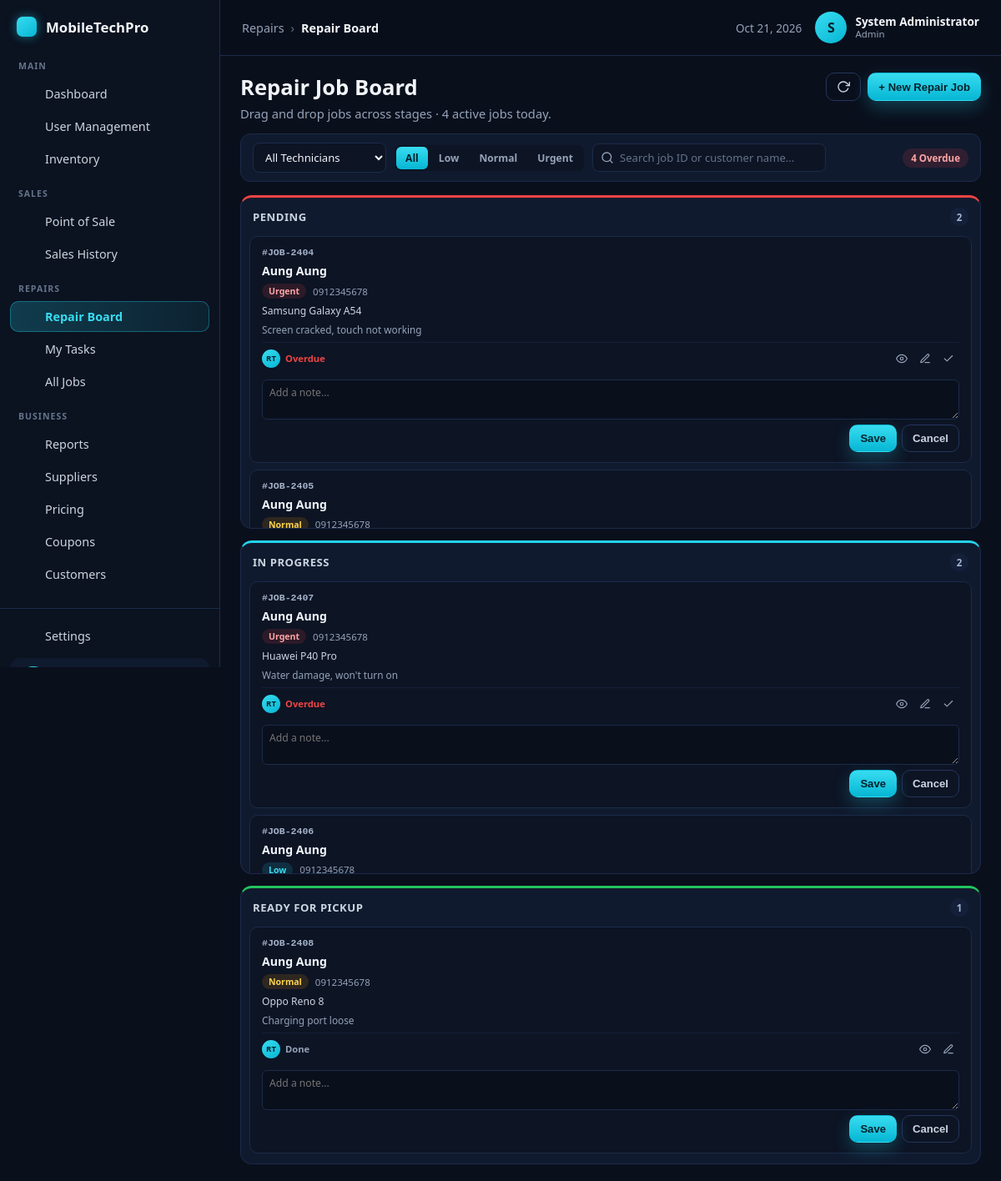
Screenshot of /technician/board (signed in) with the database file from the repository.
### tables this page shows
CREATE TABLE repair_jobs (
    repair_id      INT UNSIGNED NOT NULL AUTO_INCREMENT,
    ticket_no      VARCHAR(40)  NOT NULL,
    customer_id    INT UNSIGNED     NULL,
    technician_id  INT UNSIGNED     NULL,           
    device_brand   VARCHAR(80)      NULL,
    device_model   VARCHAR(120)     NULL,
    imei           VARCHAR(40)      NULL,
    urgency        ENUM('low','normal','urgent') NOT NULL DEFAULT 'normal',
    reported_issue TEXT             NULL,
    diagnosis      TEXT             NULL,
    status         ENUM('received','diagnosing','in_progress','completed','delivered','cancelled')
                        NOT NULL DEFAULT 'received',
    estimated_cost DECIMAL(10,2)    NULL,
    final_cost     DECIMAL(10,2)    NULL,
    due_date       DATETIME         NULL,
    received_at    TIMESTAMP    NOT NULL DEFAULT CURRENT_TIMESTAMP,
    completed_at   TIMESTAMP        NULL,
    created_at     TIMESTAMP    NOT NULL DEFAULT CURRENT_TIMESTAMP,
    updated_at     TIMESTAMP    NOT NULL DEFAULT CURRENT_TIMESTAMP ON UPDATE CURRENT_TIMESTAMP,
    PRIMARY KEY (repair_id),
    UNIQUE KEY uq_repair_ticket (ticket_no),
    KEY idx_repair_customer (customer_id),
    KEY idx_repair_technician (technician_id),
    KEY idx_repair_status (status),
    KEY idx_repair_urgency (urgency),
    CONSTRAINT fk_repair_customer FOREIGN KEY (customer_id)
        REFERENCES customers (customer_id) ON DELETE SET NULL ON UPDATE CASCADE,
    CONSTRAINT fk_repair_technician FOREIGN KEY (technician_id)
        REFERENCES users (user_id) ON DELETE SET NULL ON UPDATE CASCADE
);

CREATE TABLE customers (
    customer_id INT UNSIGNED NOT NULL AUTO_INCREMENT,
    full_name   VARCHAR(120) NOT NULL,
    email       VARCHAR(150)     NULL,
    phone       VARCHAR(30)      NULL,
    address     VARCHAR(255)     NULL,
    notes       TEXT             NULL,
    created_at  TIMESTAMP    NOT NULL DEFAULT CURRENT_TIMESTAMP,
    updated_at  TIMESTAMP    NOT NULL DEFAULT CURRENT_TIMESTAMP ON UPDATE CURRENT_TIMESTAMP,
    PRIMARY KEY (customer_id),
    KEY idx_customers_phone (phone),
    KEY idx_customers_email (email),
    KEY idx_customers_name (full_name)
);

CREATE TABLE users (
    user_id       INT UNSIGNED NOT NULL AUTO_INCREMENT,
    username      VARCHAR(50)  NOT NULL,
    email         VARCHAR(150) NOT NULL,
    password_hash VARCHAR(255) NOT NULL,
    full_name     VARCHAR(120) NOT NULL,
    phone         VARCHAR(30)      NULL,
    user_type     ENUM('admin','sales_staff','technician') NOT NULL DEFAULT 'sales_staff',
    active        TINYINT(1)   NOT NULL DEFAULT 1,
    last_login_at DATETIME         NULL,
    permissions   VARCHAR(255)     NULL,    
    created_at    TIMESTAMP    NOT NULL DEFAULT CURRENT_TIMESTAMP,
    updated_at    TIMESTAMP    NOT NULL DEFAULT CURRENT_TIMESTAMP ON UPDATE CURRENT_TIMESTAMP,
    PRIMARY KEY (user_id),
    UNIQUE KEY uq_users_username (username),
    UNIQUE KEY uq_users_email (email),
    KEY idx_users_user_type (user_type)
);

### app/Views/technician/board/index.php (the view, shortened to what the rows shown need)
<?php
function urgencyClass(string $urgency): string {
    return ['urgent' => 'urgency--urgent', 'normal' => 'urgency--normal', 'low' => 'urgency--low'][$urgency] ?? 'urgency--normal';
}
function avatarInitials(string $name): string {
    $parts = explode(' ', $name);
    $init = '';
    foreach (array_slice($parts, 0, 2) as $p) {
        if ($p !== '') $init .= strtoupper($p[0]);
    }
    return $init !== '' ? $init : '?';
}
function isOverdue(?string $dueDate, string $status): bool {
    if (in_array($status, ['completed', 'delivered', 'cancelled'], true)) return false;
    return strtotime($dueDate) < time();
}
function dueLabel(?string $dueDate, string $status): string {
    if (in_array($status, ['completed', 'delivered'], true)) return 'Done';
    if (isOverdue($dueDate, $status)) return 'Overdue';
    $ts = strtotime($dueDate);
    return 'Due ' . date('M j', $ts);
}
$columns = [
    ['id' => 'pending', 'label' => 'Pending', 'count' => count($pending), 'color' => 'col-red', 'jobs' => $pending],
    ['id' => 'in_progress', 'label' => 'In Progress', 'count' => count($inProgress), 'color' => 'col-cyan', 'jobs' => $inProgress],
    ['id' => 'completed', 'label' => 'Ready for Pickup', 'count' => count($completed), 'color' => 'col-green', 'jobs' => $completed],
];
?>
<!DOCTYPE html>
<html lang="en">
<head>
    <link rel="stylesheet" href="<?= e(base_url('css/dashboard.css')) ?>">
    <link rel="stylesheet" href="<?= e(base_url('css/users.css')) ?>">
    <link rel="stylesheet" href="<?= e(base_url('css/repair-board.css')) ?>">
</head>
<body class="dash-body">
<div class="dash-layout">
    <?php require APP_ROOT . '/app/Views/partials/sidebar.php'; ?>
    <div class="dash-main">
        <header class="topbar">
            <nav class="breadcrumb" aria-label="Breadcrumb">
                <span class="crumb">Repairs</span>
                <span class="crumb-sep">&rsaquo;</span>
                <span class="crumb crumb-current">Repair Board</span>
            </nav>
            <div class="topbar-right">
                <span class="topbar-date"><?= e($today) ?></span>
                <div class="user-chip">
                    <span class="user-avatar" aria-hidden="true"><?= e(strtoupper(substr((string) ($user['full_name'] ?? 'U'), 0, 1))) ?></span>
                    <span class="user-meta">
                        <span class="user-name"><?= e($user['full_name'] ?? 'User') ?></span>
                        <span class="user-role"><?= e(ucwords(str_replace('_', ' ', (string) ($user['user_type'] ?? '')))) ?></span>
                    </span>
                </div>
            </div>
        </header>
        <main class="content board-main">
            <div class="board-header">
                <div>
                    <h1 class="page-greeting"><?= e($pageTitle) ?></h1>
                    <p class="page-sub">Drag and drop jobs across stages &middot; <?= $activeCount ?> active jobs today.</p>
                </div>
                <div class="board-header-actions">
                    <button class="btn-outline btn-sm" type="button" title="Refresh" onclick="location.reload()">
                        <svg viewBox="0 0 24 24" width="16" height="16" fill="none" stroke="currentColor" stroke-width="2" stroke-linecap="round" stroke-linejoin="round"><polyline points="23 4 23 10 17 10"/><path d="M20.49 15a9 9 0 1 1-2.12-9.36L23 10"/></svg>
                    </button>
                    <button class="btn-cyan btn-sm" type="button" onclick="window.location='<?= e(base_url('/technician/board/create')) ?>'">+ New Repair Job</button>
                </div>
            </div>
            <div class="board-filters" id="boardFilters">
                <?php if (!$hideTechnicianFilter): ?>
                    <select class="board-select" id="filterTechnician">
                        <option value="">All Technicians</option>
                    </select>
                <?php endif; ?>
                <div class="board-urgency-pills" id="urgencyPills">
                    <button class="urgency-pill<?= $urgency === '' ? ' is-active' : '' ?>" data-urgency="" type="button">All</button>
                    <button class="urgency-pill<?= $urgency === 'low' ? ' is-active' : '' ?>" data-urgency="low" type="button">Low</button>
                    <button class="urgency-pill<?= $urgency === 'normal' ? ' is-active' : '' ?>" data-urgency="normal" type="button">Normal</button>
                    <button class="urgency-pill<?= $urgency === 'urgent' ? ' is-active' : '' ?>" data-urgency="urgent" type="button">Urgent</button>
                </div>
                <div class="board-search-wrap">
                    <input type="text" class="board-search" id="filterSearch" placeholder="Search job ID or customer name..." value="<?= e($search) ?>">
                </div>
                <div class="board-badges">
                    <?php if ($overdue > 0): ?>
                        <span class="board-badge board-badge--overdue"><?= $overdue ?> Overdue</span>
                    <?php endif; ?>
                </div>
            </div>
            <div class="board-columns" id="boardColumns">
                <?php foreach ($columns as $col): ?>
                <div class="board-column <?= $col['color'] ?>" data-column="<?= $col['id'] ?>" id="col-<?= $col['id'] ?>">
                    <div class="board-column-head">
                        <span class="board-column-title"><?= $col['label'] ?></span>
                        <span class="board-column-count"><?= $col['count'] ?></span>
                    </div>
                    <div class="board-column-body">
                        <?php foreach ($col['jobs'] as $job):
                            $rid = (int) $job['repair_id'];
                            $overdue = isOverdue($job['due_date'], $job['status']);
                            $nextCol = \App\Models\RepairJob::nextStatus(\App\Models\RepairJob::statusToColumn($job['status']));
                        ?>
                        <div class="job-card" draggable="true" data-repair-id="<?= $rid ?>" data-column="<?= $col['id'] ?>">
                            <div class="job-card-top">
                                <span class="job-card-id">#<?= e($job['ticket_no']) ?></span>
                            </div>
                            <div class="job-card-customer"><?= e($job['customer_name'] ?? 'Walk-in') ?></div>
                            <div class="job-card-meta">
                                <span class="job-card-urgency <?= urgencyClass($job['urgency']) ?>"><?= ucfirst($job['urgency']) ?></span>
                                <?php if ($job['customer_phone']): ?>
                                    <span class="job-card-phone"><?= e($job['customer_phone']) ?></span>
                                <?php endif; ?>
                            </div>
                            <div class="job-card-device">
                                <?= e(trim(($job['device_brand'] ?? '') . ' ' . ($job['device_model'] ?? '')) ?: 'Unknown device') ?>
                            </div>
                            <div class="job-card-issue">
                                <?= e($job['reported_issue'] ?? 'No description') ?>
                            </div>
                            <div class="job-card-foot">
                                <div class="job-card-tech">
                                    <?php if ($job['technician_name']): ?>
                                        <span class="job-card-avatar"><?= e(avatarInitials($job['technician_name'])) ?></span>
                                    <?php endif; ?>
                                    <span class="job-card-due <?= $overdue ? 'job-card-due--overdue' : '' ?>">
                                        <?= e(dueLabel($job['due_date'], $job['status'])) ?>
                                    </span>
                                </div>
                                <div class="job-card-actions">
                                    <button class="job-btn job-btn--view" type="button" title="View" data-action="view" data-repair-id="<?= $rid ?>" onclick="window.location='<?= e(base_url('/technician/board/view/' . $rid)) ?>'">
                                        <svg viewBox="0 0 24 24" width="14" height="14" fill="none" stroke="currentColor" stroke-width="2" stroke-linecap="round" stroke-linejoin="round"><path d="M1 12s4-8 11-8 11 8 11 8-4 8-11 8-11-8-11-8z"/><circle cx="12" cy="12" r="3"/></svg>
                                    </button>
                                    <button class="job-btn job-btn--note" type="button" title="Add Note" data-action="note" data-repair-id="<?= $rid ?>">
                                        <svg viewBox="0 0 24 24" width="14" height="14" fill="none" stroke="currentColor" stroke-width="2" stroke-linecap="round" stroke-linejoin="round"><path d="M12 20h9"/><path d="M16.5 3.5a2.121 2.121 0 0 1 3 3L7 19l-4 1 1-4L16.5 3.5z"/></svg>
                                    </button>
                                    <?php if ($nextCol !== null): ?>
                                    <button class="job-btn job-btn--done" type="button" title="Mark Done" data-action="done" data-repair-id="<?= $rid ?>" data-next-column="<?= $nextCol ?>">
                                        <svg viewBox="0 0 24 24" width="14" height="14" fill="none" stroke="currentColor" stroke-width="2" stroke-linecap="round" stroke-linejoin="round"><polyline points="20 6 9 17 4 12"/></svg>
                                    </button>
                                    <?php endif; ?>
                                </div>
                            </div>
                            <div class="job-card-note-form" id="noteForm-<?= $rid ?>" hidden>
                                <textarea class="job-note-input" id="noteInput-<?= $rid ?>" rows="2" placeholder="Add a note..."></textarea>
                                <div class="job-note-actions">
                                    <button class="btn-cyan btn-sm" type="button" data-action="save-note" data-repair-id="<?= $rid ?>">Save</button>
                                    <button class="btn-outline btn-sm" type="button" data-action="cancel-note" data-repair-id="<?= $rid ?>">Cancel</button>
                                </div>
                            </div>
                        </div>
                        <?php endforeach; ?>
                    </div>
                </div>
                <?php endforeach; ?>
            </div>
        </main>
    </div>
</div>
</body>
</html>

### app/Core/App.php (shortened to what the rows shown need)
<?php
class App
{
    private array $routes = [
        'GET' => [],
        'POST' => [],
    ];
    private function add(string $method, string $path, array $handler): void
    {
        $this->routes[$method][] = [
            'segments' => $this->segments($path),
            'handler' => $handler,
        ];
    }
    public function run(): void
    {
        $method = strtoupper($_SERVER['REQUEST_METHOD'] ?? 'GET');
        $requestSegments = $this->segments($this->currentPath());
        foreach ($this->routes[$method] ?? [] as $route) {
            $params = $this->match($route['segments'], $requestSegments);
            if ($params === null) {
                continue;
            }
            [$class, $action] = $route['handler'];
            $controller = new $class();
            $controller->$action(...$params);
            return;
        }
    }
    private function match(array $routeSegments, array $requestSegments): ?array
    {
        if (count($routeSegments) !== count($requestSegments)) {
            return null;
        }
        $params = [];
        foreach ($routeSegments as $i => $seg) {
            if ($seg !== $requestSegments[$i]) {
                return null;
            }
        }
        return $params;
    }
    private function segments(string $path): array
    {
        $trimmed = trim($path, '/');
        return $trimmed === '' ? [] : explode('/', $trimmed);
    }
    private function currentPath(): string
    {
        $uri = parse_url($_SERVER['REQUEST_URI'] ?? '/', PHP_URL_PATH);
        $uri = is_string($uri) ? rawurldecode($uri) : '/';
        return '/' . trim($uri, '/');
    }
}

### rows the page displays
repair_jobs: ticket_no "JOB-2404", customer.full_name "Aung Aung", urgency "Urgent", customer.phone "0912345678", device_brand+device_model "Samsung Galaxy A54", reported_issue "Screen cracked, touch not working", technician.full_name "RT", dueLabel($job['due_date'], $job['status']) "Overdue", repair_id "Add a note..."
repair_jobs: ticket_no "JOB-2405", customer.full_name "Aung Aung", urgency "Normal", customer.phone "0912345678"
repair_jobs: ticket_no "JOB-2407", customer.full_name "Aung Aung", urgency "Urgent", customer.phone "0912345678", device_brand+device_model "Huawei P40 Pro", reported_issue "Water damage, won't turn on", technician.full_name "RT", dueLabel($job['due_date'], $job['status']) "Overdue", repair_id "Add a note..."
repair_jobs: ticket_no "JOB-2406", customer.full_name "Aung Aung", urgency "Low", customer.phone "0912345678"
repair_jobs: ticket_no "JOB-2408", customer.full_name "Aung Aung", urgency "Normal", customer.phone "0912345678", device_brand+device_model "Oppo Reno 8", reported_issue "Charging port loose", technician.full_name "RT", dueLabel($job['due_date'], $job['status']) "Done", repair_id "Add a note..."

### other values shown
$groupName "MAIN"
$item['label'] "Dashboard"
$item['label'] "User Management"
$item['label'] "Inventory"
$groupName "SALES"
$item['label'] "Point of Sale"
$item['label'] "Sales History"
$groupName "REPAIRS"
$item['label'] "Repair Board"
$item['label'] "My Tasks"
$item['label'] "All Jobs"
$groupName "BUSINESS"
$item['label'] "Reports"
$item['label'] "Suppliers"
$item['label'] "Pricing"
